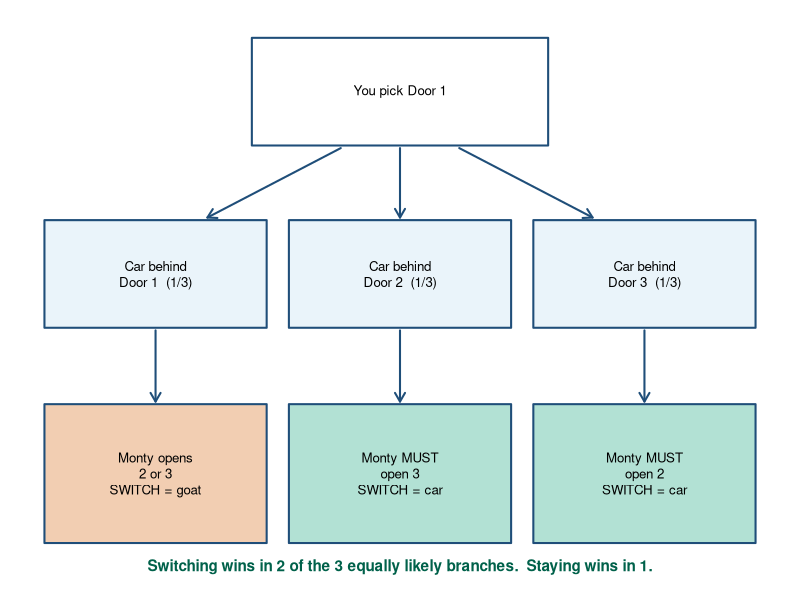
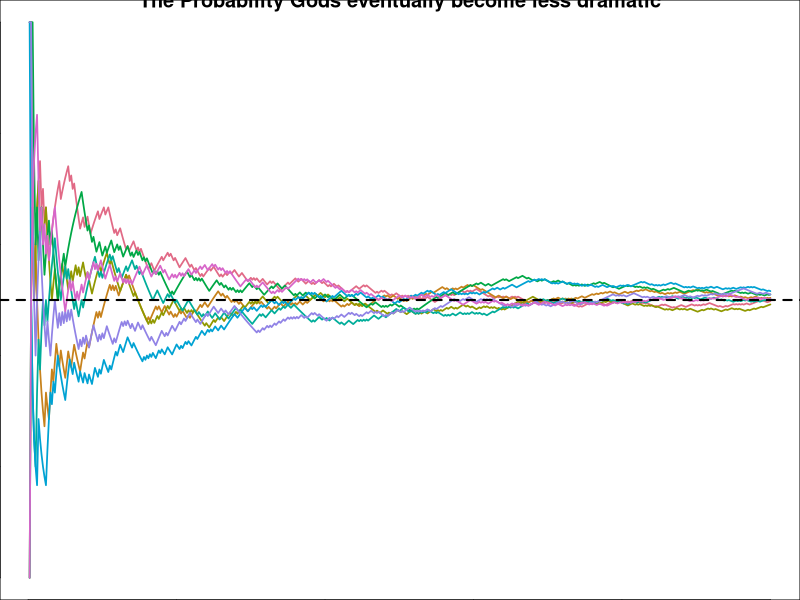
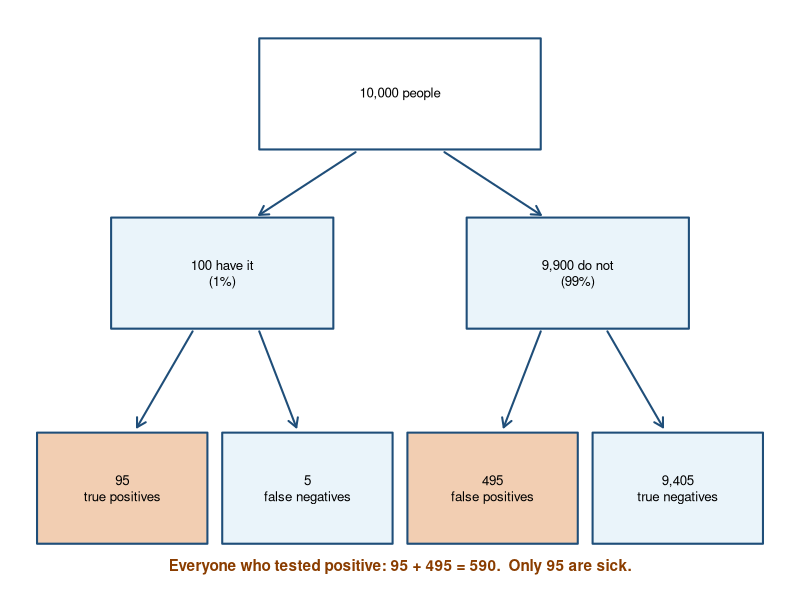

R code for these plots, in order:
## ---- chunk 1
knitr::opts_chunk$set(
  echo = FALSE,
  message = FALSE,
  warning = FALSE,
  fig.align = "center",
  fig.width = 7,
  fig.height = 4.2
)
## ---- chunk 2
#| echo: true
set.seed(343)

play_monty <- function(switch_doors) {
  car <- sample(1:3, 1)          # where the car actually is
  pick <- sample(1:3, 1)         # your first guess

  if (switch_doors) {
    # Monty removes a goat door, so switching lands on the car
    # whenever your first guess was wrong.
    pick != car
  } else {
    pick == car
  }
}

stay   <- replicate(10000, play_monty(switch_doors = FALSE))
switch <- replicate(10000, play_monty(switch_doors = TRUE))

c(stay = mean(stay), switch = mean(switch))
## ---- chunk 3
#| echo: false
#| fig-cap: "Every possible game, assuming you picked Door 1. Switching wins in two branches out of three."
#| fig-alt: "A tree diagram starting from a box reading you pick Door 1. It splits into three equally likely branches for where the car is: Door 1, Door 2, and Door 3. Under each branch a box shows what Monty must open and what switching gets you. Switching loses only in the branch where the car was behind Door 1, and wins in the other two, which are shaded."
#| fig-width: 8.5
#| fig-height: 5.0
par(mar = c(0, 0, 0, 0))
plot.new()
plot.window(xlim = c(0, 10), ylim = c(0, 6.4))

box <- function(x, y, label, fill = "white", w = 1.5, h = 0.62, cex = 0.80) {
  rect(x - w, y - h, x + w, y + h, col = fill, border = "#1F4E79", lwd = 2)
  text(x, y, label, cex = cex)
}

win_fill  <- adjustcolor("#009E73", alpha.f = 0.30)
lose_fill <- adjustcolor("#D55E00", alpha.f = 0.30)
plain_fill <- "#EAF4FA"

# Level 1: your choice
box(5, 5.6, "You pick Door 1", fill = "white", w = 2.0)

# Level 2: where the car actually is, each 1/3
box(1.7, 3.5, "Car behind\nDoor 1  (1/3)", fill = plain_fill, w = 1.5)
box(5.0, 3.5, "Car behind\nDoor 2  (1/3)", fill = plain_fill, w = 1.5)
box(8.3, 3.5, "Car behind\nDoor 3  (1/3)", fill = plain_fill, w = 1.5)

# Level 3: what Monty is forced to do, and what switching gets you
box(1.7, 1.2, "Monty opens\n2 or 3\nSWITCH = goat", fill = lose_fill, w = 1.5, h = 0.80)
box(5.0, 1.2, "Monty MUST\nopen 3\nSWITCH = car", fill = win_fill, w = 1.5, h = 0.80)
box(8.3, 1.2, "Monty MUST\nopen 2\nSWITCH = car", fill = win_fill, w = 1.5, h = 0.80)

arrows(4.2, 4.95, 2.4, 4.15, length = 0.10, lwd = 2, col = "#1F4E79")
arrows(5.0, 4.95, 5.0, 4.15, length = 0.10, lwd = 2, col = "#1F4E79")
arrows(5.8, 4.95, 7.6, 4.15, length = 0.10, lwd = 2, col = "#1F4E79")

arrows(1.7, 2.85, 1.7, 2.03, length = 0.10, lwd = 2, col = "#1F4E79")
arrows(5.0, 2.85, 5.0, 2.03, length = 0.10, lwd = 2, col = "#1F4E79")
arrows(8.3, 2.85, 8.3, 2.03, length = 0.10, lwd = 2, col = "#1F4E79")

text(5, 0.12,
     "Switching wins in 2 of the 3 equally likely branches.  Staying wins in 1.",
     cex = 0.92, font = 2, col = "#00614A")
## ---- chunk 4
#| echo: true
#| fig-cap: "The running proportion of heads in eight fair-coin experiments. Early estimates stagger around; with more flips, they become more stable around .50."
#| fig-alt: "Eight colored lines showing the running proportion of heads across 500 coin flips. All eight swing wildly in the first fifty flips, some as far as 0.2 or 0.8, then gradually converge toward the dashed reference line at 0.50."
set.seed(242343)

flips <- 500
paths <- replicate(8, cumsum(rbinom(flips, 1, .5)) / seq_len(flips))

matplot(
  seq_len(flips), paths,
  type = "l", lty = 1, lwd = 1.7,
  col = grDevices::hcl.colors(8, "Dark 3"),
  ylim = c(0, 1),
  xlab = "Number of flips",
  ylab = "Running proportion of heads",
  main = "The Probability Gods eventually become less dramatic",
  las = 1
)
abline(h = .5, lty = 2, lwd = 2, col = "black")
## ---- chunk 5
#| fig-cap: "Ten thousand imaginary people, none of whom will email my department head. The two shaded boxes are everyone who tested positive. Most of them are fine."
#| fig-alt: "A tree diagram starting from a box of 10,000 people. It splits into 100 who have the condition and 9,900 who do not. The 100 split into 95 true positives and 5 false negatives. The 9,900 split into 495 false positives and 9,405 true negatives. The 95 true positives and 495 false positives are shaded to show that together they make up the 590 people who tested positive."
#| fig-width: 8.5
#| fig-height: 5.2
par(mar = c(0, 0, 0, 0))
plot.new()
plot.window(xlim = c(0, 10), ylim = c(0, 6.2))

box <- function(x, y, label, fill = "white", w = 1.5, h = 0.62, cex = 0.80) {
  rect(x - w, y - h, x + w, y + h, col = fill, border = "#1F4E79", lwd = 2)
  text(x, y, label, cex = cex)
}

positive_fill <- adjustcolor("#D55E00", alpha.f = 0.30)
plain_fill <- "#EAF4FA"

# Level 1
box(5, 5.4, "10,000 people", fill = "white", w = 1.9)

# Level 2
box(2.6, 3.4, "100 have it\n(1%)", fill = plain_fill)
box(7.4, 3.4, "9,900 do not\n(99%)", fill = plain_fill)

# Level 3
box(1.25, 1.0, "95\ntrue positives", fill = positive_fill, w = 1.15)
box(3.75, 1.0, "5\nfalse negatives", fill = plain_fill, w = 1.15)
box(6.25, 1.0, "495\nfalse positives", fill = positive_fill, w = 1.15)
box(8.75, 1.0, "9,405\ntrue negatives", fill = plain_fill, w = 1.15)

arrows(4.4, 4.75, 3.1, 4.05, length = 0.10, lwd = 2, col = "#1F4E79")
arrows(5.6, 4.75, 6.9, 4.05, length = 0.10, lwd = 2, col = "#1F4E79")
arrows(2.2, 2.75, 1.45, 1.68, length = 0.10, lwd = 2, col = "#1F4E79")
arrows(3.1, 2.75, 3.6, 1.68, length = 0.10, lwd = 2, col = "#1F4E79")
arrows(6.9, 2.75, 6.4, 1.68, length = 0.10, lwd = 2, col = "#1F4E79")
arrows(7.8, 2.75, 8.55, 1.68, length = 0.10, lwd = 2, col = "#1F4E79")

text(5, 0.12,
     "Everyone who tested positive: 95 + 495 = 590.  Only 95 are sick.",
     cex = 0.92, font = 2, col = "#8A3D00")
